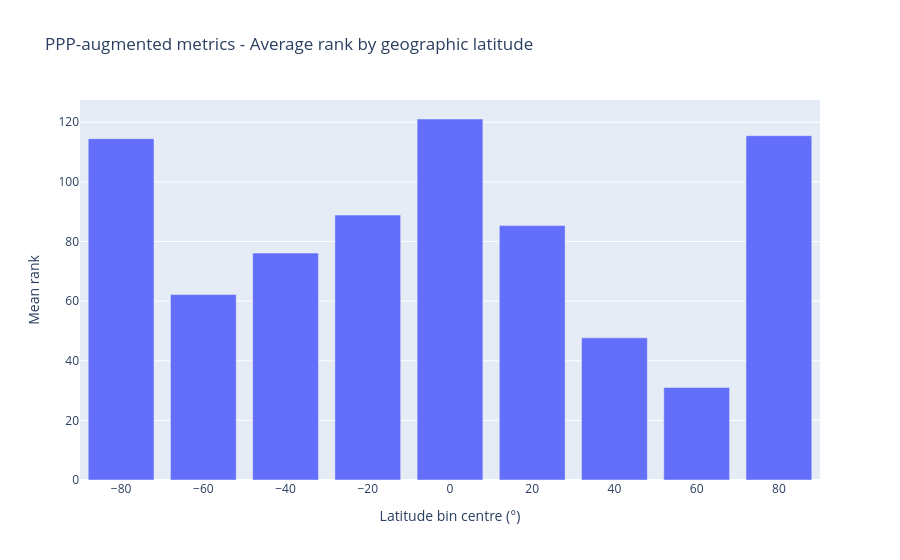

Here is the notebook cell this chart was saved with:
### Code cell
# Figure 7
make_lat_ranks(
    ranks,
    title="PPP-augmented metrics - Average rank by geographic latitude"
)

### Figure 1 — Plotly figure (JSON) as saved in the notebook; plotly's stock layout.template omitted (floating-point values rounded to 4 significant figures)
{"data": [{"type": "bar", "x": [-80.0, -60.0, -40.0, -20.0, 0.0, 20.0, 40.0, 60.0, 80.0], "y": [114.5, 62.2, 76.11, 88.87, 121.1, 85.33, 47.68, 31.06, 115.5]}], "layout": {"title": {"text": "PPP-augmented metrics - Average rank by geographic latitude"}, "xaxis": {"title": {"text": "Latitude bin centre (°)"}}, "yaxis": {"title": {"text": "Mean rank"}}}}
